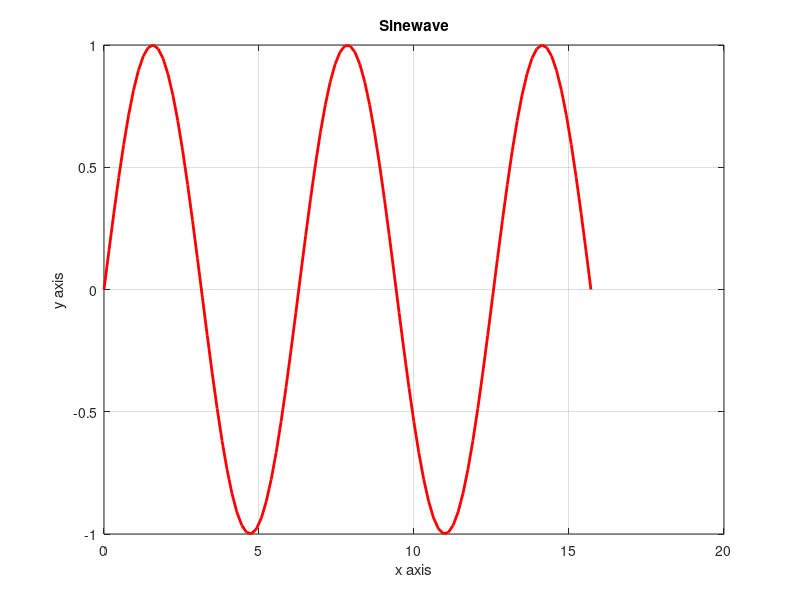

Write MATLAB code to recreate this figure.
% Exercise 1
clc
clear all
%{
x = linspace(0, 5*pi, 100);
y = sin(x);
plot(x, y);
enter in the example code above
to draw a sine wave. Run the script. What is the length of the array y ?
%}
x = linspace(0, 5*pi, 100);
y = sin(x);
plot(x, y,'r','LineWidth',2);
title('Sinewave');
xlabel('x axis');
ylabel('y axis');
grid on;
disp(['Length of y : ', num2str(length(y))]);